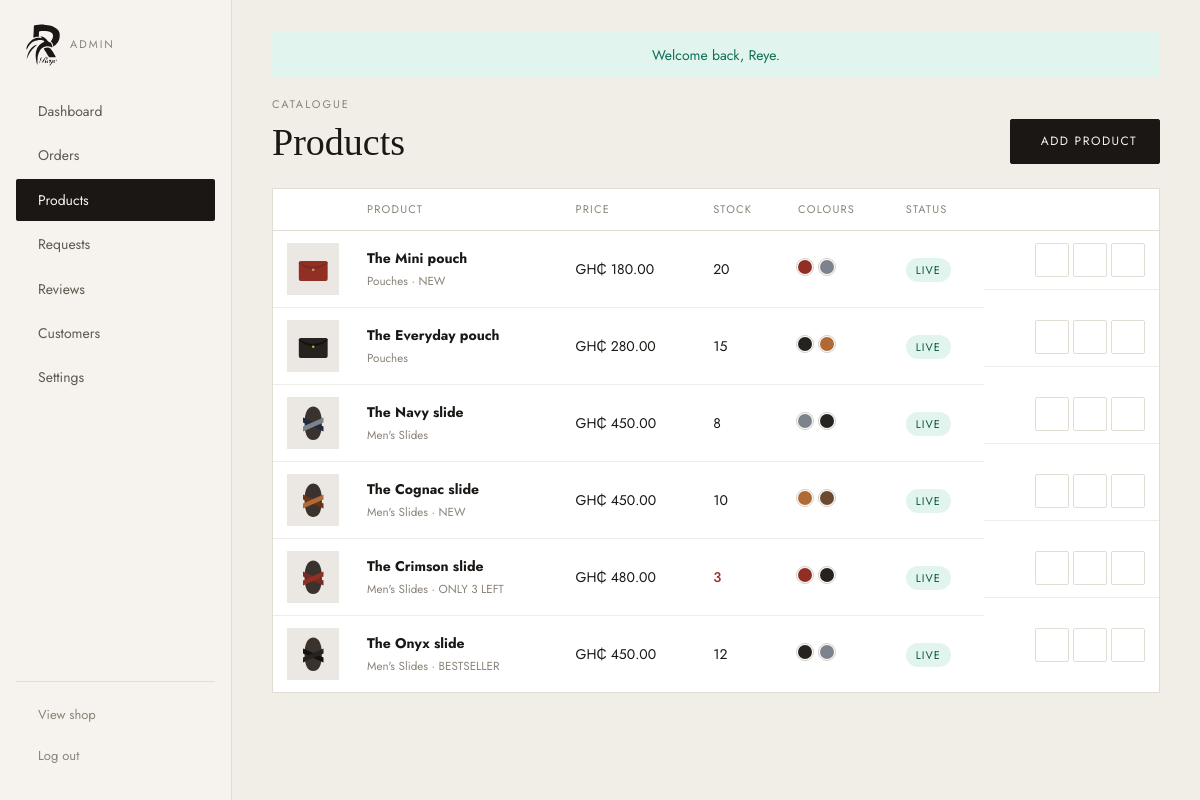
/admin/products.php (signed in), run on the app's committed database.
### tables this page shows
CREATE TABLE products (
  id          INT AUTO_INCREMENT PRIMARY KEY,
  category_id INT NOT NULL,
  name        VARCHAR(100) NOT NULL,
  slug        VARCHAR(120) NOT NULL UNIQUE,
  description TEXT,
  price       DECIMAL(10,2) NOT NULL,
  sizes       VARCHAR(100) NOT NULL DEFAULT 'One size',
  stock       INT NOT NULL DEFAULT 0,
  badge       VARCHAR(30) NULL,
  is_active   TINYINT(1) NOT NULL DEFAULT 1,
  created_at  TIMESTAMP DEFAULT CURRENT_TIMESTAMP,
  updated_at  TIMESTAMP DEFAULT CURRENT_TIMESTAMP ON UPDATE CURRENT_TIMESTAMP,
  FOREIGN KEY (category_id) REFERENCES categories(id)
);

CREATE TABLE categories (
  id   INT AUTO_INCREMENT PRIMARY KEY,
  name VARCHAR(50) NOT NULL,
  slug VARCHAR(50) NOT NULL UNIQUE
);

CREATE TABLE product_colours (
  id          INT AUTO_INCREMENT PRIMARY KEY,
  product_id  INT NOT NULL,
  colour_name VARCHAR(50) NOT NULL,
  hex_main    CHAR(7) NOT NULL,
  hex_accent  CHAR(7) NOT NULL,
  image       VARCHAR(255) NULL,
  FOREIGN KEY (product_id) REFERENCES products(id) ON DELETE CASCADE
);

### includes/functions.php (called while the page is built, shortened)
<?php
function e($value): string
{
    return htmlspecialchars((string) $value, ENT_QUOTES, 'UTF-8');
}
function url(string $path = ''): string
{
    return BASE_URL . '/' . ltrim($path, '/');
}
function money($amount): string
{
    return 'GH₵ ' . number_format((float) $amount, 2);
}

### admin/products.php (the view, shortened to what this page needs)
<?php
require_once __DIR__ . '/_init.php';
require_once __DIR__ . '/../includes/product_card.php';
$products = $pdo->query('SELECT p.*, c.name AS category_name, c.slug AS category_slug
                         FROM products p JOIN categories c ON c.id = p.category_id ORDER BY p.id DESC')->fetchAll();
$colours = [];
foreach ($pdo->query('SELECT * FROM product_colours ORDER BY id') as $c) {
    $colours[(int) $c['product_id']][] = $c;
}
require __DIR__ . '/_header.php';
?>
<div class="admin-head">
  <div><p class="label">Catalogue</p><h1>Products</h1></div>
  <a class="btn" href="<?= url('admin/product_edit.php') ?>"><i class="ti ti-plus"></i> Add product</a>
</div>
<div class="panel" style="padding:0">
  <table class="table">
    <tr><th></th><th>Product</th><th>Price</th><th>Stock</th><th>Colours</th><th>Status</th><th></th></tr>
    <?php foreach ($products as $p): $first = $colours[(int) $p['id']][0] ?? null; ?>
      <tr>
        <td class="thumb-cell">
          <div class="admin-thumb">
            <?php if ($first && $first['image']): ?>
              <img src="<?= url($first['image']) ?>" alt="">
            <?php else: ?>
              <?= product_art($p['category_slug'], $first['hex_main'] ?? '#3a332d', $first['hex_accent'] ?? '#3a332d') ?>
            <?php endif; ?>
          </div>
        </td>
        <td><strong><?= e($p['name']) ?></strong><br><small class="muted"><?= e(['women' => "Women's ", 'men' => "Men's ", 'unisex' => ''][$p['gender'] ?? 'men'] . $p['category_name']) ?><?= $p['badge'] ? ' · ' . e($p['badge']) : '' ?></small></td>
        <td><?= money($p['price']) ?></td>
        <td><span class="<?= (int) $p['stock'] <= 3 ? 'low-stock' : '' ?>"><?= (int) $p['stock'] ?></span></td>
        <td>
          <?php foreach ($colours[(int) $p['id']] ?? [] as $c): ?>
            <span class="dot" style="background:<?= e($c['hex_accent']) ?>" title="<?= e($c['colour_name']) ?><?= $c['image'] ? '' : ' (no photo yet)' ?>"></span>
          <?php endforeach; ?>
        </td>
        <td><?= $p['is_active'] ? '<span class="status status-delivered">Live</span>' : '<span class="status">Hidden</span>' ?></td>
        <td class="actions">
          <a class="icon-btn" href="<?= url('admin/product_edit.php?id=' . (int) $p['id']) ?>" title="Edit"><i class="ti ti-pencil"></i></a>
          <form method="post"><?= csrf_field() ?><input type="hidden" name="id" value="<?= (int) $p['id'] ?>"><input type="hidden" name="action" value="toggle">
            <button class="icon-btn" title="<?= $p['is_active'] ? 'Hide from shop' : 'Show in shop' ?>"><i class="ti <?= $p['is_active'] ? 'ti-eye-off' : 'ti-eye' ?>"></i></button>
          </form>
          <form method="post" data-confirm="Delete <?= e($p['name']) ?>? This cannot be undone. (Tip: hiding keeps it for later.)"><?= csrf_field() ?>
            <button class="icon-btn danger" title="Delete"><i class="ti ti-trash"></i></button>
          </form>
        </td>
      </tr>
    <?php endforeach; ?>
  </table>
</div>
<?php require __DIR__ . '/_footer.php'; ?>

### includes/product_card.php (shortened to what this page needs)
<?php
function product_art(string $categorySlug, string $main, string $accent): string
{
    $main = e($main);
    $accent = e($accent);
    if ($categorySlug === 'pouches') {
        return '<svg class="art" viewBox="0 0 120 100" aria-hidden="true">'
            . '<rect x="15" y="25" width="90" height="62" rx="6" fill="' . $accent . '"/>'
            . '<path d="M15 31Q60 70 105 31V28Q60 58 15 28Z" fill="' . $main . '"/>'
            . '<circle cx="60" cy="52" r="4" fill="#c9a24b"/></svg>';
    }
    return '<svg class="art" viewBox="0 0 120 120" aria-hidden="true">'
        . '<path d="M60 8C38 8 32 40 33 62C34 95 42 112 60 112C78 112 86 95 87 62C88 40 82 8 60 8Z" fill="#3a332d"/>'
        . '<path d="M28 42L92 70V86L28 58Z" fill="' . $main . '"/>'
        . '<path d="M92 42L28 70V86L92 58Z" fill="' . $accent . '"/></svg>';
}
    ?>

### assets/css/style.css (style rules this page uses)
:root { --ink: #1a1714; --cream: #f6f3ee; --sand: #ebe8e3; --stone: #c8c5bf; --clay: #e7e1d6; --line: #e2ddd4; --muted: #8a8379; --body: #5f5950; --gold: #c9a24b; --gold-dark: #b8913f; --danger: #a32d2d; --success: #0f6e56; --serif: 'Cormorant Garamond', Georgia, serif; --sans: 'Jost', 'Helvetica Neue', Arial, sans-serif; --wrap: 1240px; }
*, *::before, *::after { box-sizing: border-box; }
html { scroll-behavior: smooth; }
body { margin: 0; background: var(--cream); color: var(--ink); font-family: var(--sans); font-size: 15px; line-height: 1.6; -webkit-font-smoothing: antialiased; }
a { color: inherit; text-decoration: none; }
button, input, select, textarea { font: inherit; color: inherit; }
.label { font-size: 11px; letter-spacing: 2px; text-transform: uppercase; color: var(--muted); margin: 0 0 8px; }
.btn { display: inline-flex; align-items: center; justify-content: center; gap: 8px; background: var(--ink); color: var(--cream); border: 1px solid var(--ink); border-radius: 2px; padding: 12px 22px; font-size: 12px; letter-spacing: 1.5px; text-transform: uppercase; cursor: pointer; transition: opacity .2s, background .2s; }
.panel { background: #fff; border: 1px solid var(--line); padding: 28px; }
.status { font-size: 11px; letter-spacing: 1px; text-transform: uppercase; padding: 4px 10px; border-radius: 12px; background: var(--sand); }
.status-delivered { background: #e1f5ee; color: #085041; }
.admin-body { background: #f1eee8; }
.admin-main h1 { font-family: var(--serif); font-weight: 400; font-size: 38px; margin: 0; line-height: 1.1; display: flex; align-items: center; gap: 12px; flex-wrap: wrap; }
.admin-main .panel { padding: 22px 24px; margin-bottom: 20px; }
.admin-head { display: flex; justify-content: space-between; align-items: flex-end; gap: 16px; flex-wrap: wrap; margin-bottom: 24px; }
.muted { color: var(--muted); }
.table { width: 100%; border-collapse: collapse; font-size: 14px; }
.table th { text-align: left; font-weight: 400; font-size: 11px; letter-spacing: 1.2px; text-transform: uppercase; color: var(--muted); padding: 12px 14px; border-bottom: 1px solid var(--line); }
.table td { padding: 12px 14px; border-bottom: 1px solid #f0ede8; vertical-align: middle; }
.table tr:last-child td { border-bottom: 0; }
.table td strong, .table code { white-space: nowrap; }
.panel .table { margin: 0; }
.actions { display: flex; gap: 4px; justify-content: flex-end; align-items: center; }
.actions form { margin: 0; }
.icon-btn { width: 34px; height: 34px; border: 1px solid var(--line); background: #fff; display: inline-flex; align-items: center; justify-content: center; cursor: pointer; font-size: 16px; border-radius: 2px; color: var(--body); }
.thumb-cell { width: 64px; }
.admin-thumb { width: 52px; height: 52px; background: var(--sand); display: flex; align-items: center; justify-content: center; overflow: hidden; }
.admin-thumb svg.art { width: 74%; }
.dot { display: inline-block; width: 14px; height: 14px; border-radius: 50%; margin-right: 4px; outline: 1px solid #d4cec4; outline-offset: 1px; }
.low-stock { color: var(--danger); font-weight: 500; }

### data on the page
products: name "The Mini pouch", category.name "Pouches", badge "NEW", price "GH₵ 180.00", stock "20", is_active "LIVE"
products: name "The Everyday pouch", category.name "Pouches", price "GH₵ 280.00", stock "15", is_active "LIVE"
products: name "The Navy slide", gender.name "Men's Slides", price "GH₵ 450.00", stock "8", is_active "LIVE"
products: name "The Cognac slide", gender.name "Men's Slides", badge "NEW", price "GH₵ 450.00", stock "10", is_active "LIVE"
products: name "The Crimson slide", gender.name "Men's Slides", badge "ONLY 3 LEFT", price "GH₵ 480.00", stock "3", is_active "LIVE"
products: name "The Onyx slide", gender.name "Men's Slides", badge "BESTSELLER", price "GH₵ 450.00", stock "12", is_active "LIVE"

### other printed values
$label "Dashboard"
$label "Orders"
$label "Products"
$label "Requests"
$label "Reviews"
$label "Customers"
$label "Settings"
$f['message'] "Welcome back, Reye."
